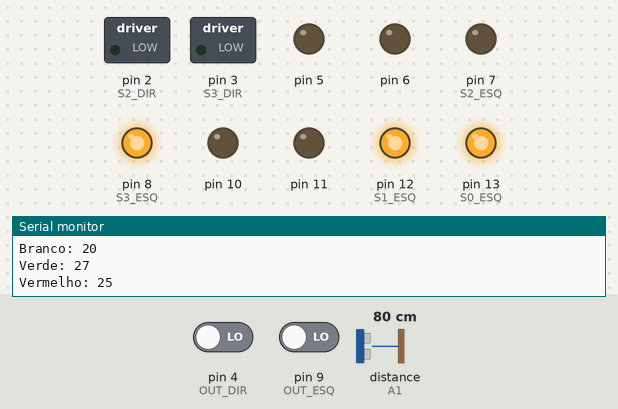
Bench run of a sketch on a simulated Arduino Uno, built with avr-gcc and run on an emulated ATmega328P. Parts: switched loads named in the sketch (green lamp = pin HIGH), output pins drawn as LEDs (lit = HIGH), the last lines printed to the serial monitor. The test bench sets the inputs (shaded band); at power-on: distance to the obstacle (sensor on A1) 80 cm, pin 4 (OUT_DIR) LOW, pin 9 (OUT_ESQ) LOW. The echo pulse lasts 58.3 µs per cm; random numbers use the default seed unless the sketch sets one; pins used as bus, display or sensor lines are not drawn.

Above: at 1.2 s.
1.3 s: distance to the obstacle (sensor on A1) set to 12 cm
At 3.4 s:
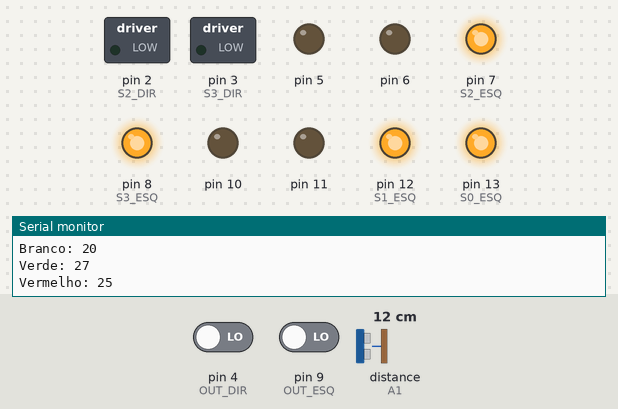
7.9 s: distance to the obstacle (sensor on A1) set to 9 cm
At 15.3 s:
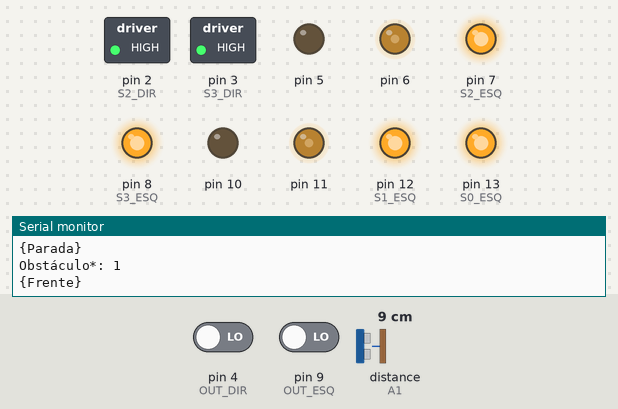
Timing chart, 0 to 18.2 s (numbered marks = the images above; inputs shaded):
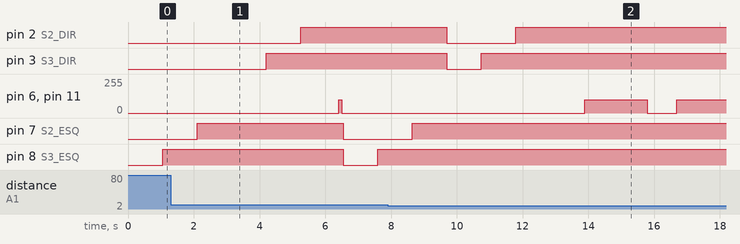

The sketch:

Robo_v3.ino
```cpp
// ULTRASSOM
#define US_TRIG A0
#define US_ECHO A1

// SENSOR DIREITO
#define S0_DIR 0
#define S1_DIR 1
#define S2_DIR 2
#define S3_DIR 3
#define OUT_DIR 4

// SENSOR ESQUERDO
#define S0_ESQ 13
#define S1_ESQ 12
#define S2_ESQ 7
#define S3_ESQ 8
#define OUT_ESQ 9

// PARÂMETROS MOTORES
#define RAND 100   //Valor randomico máximo
#define SPD 100 //potência para o motor

struct RGB
{
    int red;
    int green;
    int blue;
};

struct AmostraCor
{
    uint8_t red;
    uint8_t green;
    uint8_t blue;
    char nome;
};

const AmostraCor calibragemB[] =
{
  {19, 19, 15, 'B'},
  {19, 19, 17, 'B'},
  {19, 18, 10, 'B'},
  {18, 12, 16, 'B'},
  {23, 21, 19, 'B'},
  {24, 24, 22, 'B'},
  {21, 21, 18, 'B'},
  {21, 15, 18, 'B'},
  {20, 20, 11, 'B'},
  {23, 17, 20, 'B'},
  {18, 23, 20, 'B'},
  {24, 23, 15, 'B'},
  {17, 15, 14, 'B'},
  {17, 18, 16, 'B'},
  {23, 24, 20, 'B'},
  {31, 32, 28, 'B'},
  {35, 33, 30, 'B'},
  {28, 26, 24, 'B'},
  {26, 21, 22, 'B'},
  {17, 21, 18, 'B'},
  {22, 22, 17, 'B'},
  {20, 14, 18, 'B'},
  {19, 20, 18, 'B'},
  {21, 21, 19, 'B'},
  {25, 24, 21, 'B'},
  {23, 24, 20, 'B'},
  {18, 17, 15, 'B'},
  {16, 17, 15, 'B'},
  {27, 28, 25, 'B'},
  {30, 31, 21, 'B'},
  {23, 22, 20, 'B'},
  {17, 20, 16, 'B'},
  {23, 26, 20, 'B'},
  {23, 27, 23, 'B'},
  {21, 28, 25, 'B'},
  {28, 30, 25, 'B'},
  {28, 20, 15, 'B'},
  {15, 14, 14, 'B'},
  {21, 23, 20, 'B'},
  {15, 22, 19, 'B'},
  {25, 26, 22, 'B'},
  {19, 23, 21, 'B'},
  {21, 25, 19, 'B'},
  {27, 22, 21, 'B'},
  {19, 27, 22, 'B'},
  {28, 22, 24, 'B'},
  {26, 26, 17, 'B'},
  {27, 27, 23, 'B'},
  {27, 24, 24, 'B'}
};

const AmostraCor calibragemW[] =
{
  {7, 6, 7, 'W'},
  {1, 2, 3, 'W'},
  {4, 4, 4, 'W'},
  {8, 7, 6, 'W'},
  {6, 7, 6, 'W'},
  {11, 9, 8, 'W'},
  {8, 9, 7, 'W'},
  {3, 3, 3, 'W'},
  {8, 0, 7, 'W'},
  {7, 7, 11, 'W'},
  {3, 8, 7, 'W'},
  {8, 8, 7, 'W'},
  {9, 4, 8, 'W'},
  {1, 1, 1, 'W'},
  {3, 6, 5, 'W'},
  {5, 5, 5, 'W'},
  {6, 2, 6, 'W'},
  {0, 6, 6, 'W'},
  {6, 6, 3, 'W'},
  {9, 11, 9, 'W'}
};

const AmostraCor calibragemG[] =
{
  {20, 8, 15, 'G'},
  {23, 7, 15, 'G'},
  {16, 12, 12, 'G'},
  {22, 14, 14, 'G'},
  {20, 13, 14, 'G'},
  {12, 13, 12, 'G'},
  {13, 11, 11, 'G'},
  {24, 14, 15, 'G'},
  {26, 15, 16, 'G'},
  {18, 12, 12, 'G'},
  {24, 16, 16, 'G'},
  {17, 14, 13, 'G'},
  {16, 14, 15, 'G'},
  {23, 8, 15, 'G'},
  {22, 15, 9, 'G'},
  {25, 12, 16, 'G'},
  {22, 14, 16, 'G'},
  {23, 12, 12, 'G'},
  {20, 15, 16, 'G'},
  {20, 14, 12, 'G'},
  {18, 14, 16, 'G'},
  {26, 12, 13, 'G'},
  {16, 13, 10, 'G'},
  {14, 15, 14, 'G'},
  {21, 12, 12, 'G'},
  {12, 13, 12, 'G'},
  {14, 14, 12, 'G'}
};

const AmostraCor calibragemR[] =
{
  {10, 23, 19, 'R'},
  {10, 25, 20, 'R'},
  {4, 24, 20, 'R'},
  {10, 21, 17, 'R'},
  {9, 16, 13, 'R'},
  {10, 19, 16, 'R'},
  {9, 17, 15, 'R'},
  {10, 12, 14, 'R'},
  {9, 15, 17, 'R'},
  {9, 21, 14, 'R'},
  {9, 20, 12, 'R'},
  {10, 19, 19, 'R'},
  {10, 24, 14, 'R'},
  {11, 26, 14, 'R'},
  {10, 21, 19, 'R'},
  {10, 23, 16, 'R'},
  {7, 20, 16, 'R'},
  {10, 17, 17, 'R'},
  {9, 20, 10, 'R'},
  {4, 20, 17, 'R'},
  {9, 18, 11, 'R'},
  {9, 13, 11, 'R'},
  {10, 19, 14, 'R'},
  {9, 15, 7, 'R'},
  {10, 17, 19, 'R'}
};

const int NUM_PRETO = sizeof(calibragemB) / sizeof(calibragemB[0]);
const int NUM_BRANCO = sizeof(calibragemW) / sizeof(calibragemW[0]);
const int NUM_VERMELHO = sizeof(calibragemR) / sizeof(calibragemR[0]);
const int NUM_VERDE = sizeof(calibragemG) / sizeof(calibragemG[0]);

class DCMotor
{
  uint8_t pin1, pin2;
  public:
    void Pinout(uint8_t in1, uint8_t in2)
    {
        pin1 = in1;
        pin2 = in2;
        pinMode(pin1, OUTPUT);
        pinMode(pin2, OUTPUT);
    }

    void Frente()
    {
        analogWrite(pin1, SPD);
        digitalWrite(pin2, LOW);
    }
    void Tras()
    {
        digitalWrite(pin1, LOW);
        analogWrite(pin2, SPD);
    }
    void Parada()
    {
        digitalWrite(pin1, LOW);
        digitalWrite(pin2, LOW);
    }
};

DCMotor Motor1;
DCMotor Motor2;

RGB lerRGB(int s2, int s3, int out)
{
    RGB cor;

    digitalWrite(s2, LOW);
    digitalWrite(s3, LOW);
    delay(50);
    cor.red = pulseIn(out, LOW);

    digitalWrite(s2, LOW);
    digitalWrite(s3, HIGH);
    delay(50);
    cor.blue = pulseIn(out, LOW);

    digitalWrite(s2, HIGH);
    digitalWrite(s3, HIGH);
    delay(50);
    cor.green = pulseIn(out, LOW);

    return cor;
}

bool corAproximada(const RGB &a, const AmostraCor &b)
{
    int tolerancia = 1;
    return abs(a.red - b.red) <= tolerancia &&
           abs(a.green - b.green) <= tolerancia &&
           abs(a.blue - b.blue) <= tolerancia;
}

char buscarAmostraExistente(const RGB &cor)
{
    for (int i = 0; i < NUM_PRETO; i++)
        if (corAproximada(cor, calibragemB[i]))
            return calibragemB[i].nome;

    for (int i = 0; i < NUM_BRANCO; i++)
        if (corAproximada(cor, calibragemW[i]))
            return calibragemW[i].nome;

    for (int i = 0; i < NUM_VERDE; i++)
        if (corAproximada(cor, calibragemG[i]))
            return calibragemG[i].nome;

    for (int i = 0; i < NUM_VERMELHO; i++)
        if (corAproximada(cor, calibragemR[i]))
            return calibragemR[i].nome;

    return 'D'; // D= Desconhecido
}

char identificarCorAvancado(const RGB &cor)
{
    if(cor.red<11 && cor.green<11 && cor.blue<11)
        return 'W';
    if(cor.red>=17 && cor.green>=17 && cor.blue>=17)
        return 'B';

    int menorDistancia = 1000000;
    char corMaisProxima = 'D';

    auto verificarDistancia = [&](const AmostraCor *amostras, int tamanho)
    {
        for (int i = 0; i < tamanho; i++)
        {
            int dr = cor.red - amostras[i].red;
            int dg = cor.green - amostras[i].green;
            int db = cor.blue - amostras[i].blue;

            int distancia = dr * dr + dg * dg + db * db;

            if (distancia < menorDistancia)
            {
                menorDistancia = distancia;
                corMaisProxima = amostras[i].nome;
            }
        }
    };

    verificarDistancia(calibragemB, NUM_PRETO);
    verificarDistancia(calibragemW, NUM_BRANCO);
    verificarDistancia(calibragemG, NUM_VERDE);
    verificarDistancia(calibragemR, NUM_VERMELHO);

    return corMaisProxima;
}

uint8_t classificarCor(char cor)
{
    switch (cor)
    {
        case 'W': return 2;
        case 'R': return 3;
        case 'G': return 4;
        case 'B': return 5;
        default:  return 0;
    }
}

void imprimirCor(bool l, const RGB &cor, char nomeCor)
{
    if(l) Serial.print("[Direito] R:");
    else Serial.print("[Esquerdo] R:");

    Serial.print(cor.red);
    Serial.print(" G:");
    Serial.print(cor.green);
    Serial.print(" B:");
    Serial.print(cor.blue);
    Serial.print(" → ");
    switch (nomeCor)
    {
        case 'W': Serial.println("Branco"); break;
        case 'R': Serial.println("Vermelho"); break;
        case 'G': Serial.println("Verde"); break;
        case 'B': Serial.println("Preto"); break;
        default:  Serial.println("Desconhecida"); break;
    }
}

bool deteccao()
{
    float tempo=0;
    float distancia=0;
    uint8_t distanciaMinima=10;

    // Gera um pulso ultrassônico
    digitalWrite(US_TRIG, LOW);
    delayMicroseconds(2);
    digitalWrite(US_TRIG, HIGH);
    delayMicroseconds(10);
    digitalWrite(US_TRIG, LOW);

    // Calcula o tempo de retorno do pulso
    tempo = pulseIn(US_ECHO, HIGH);

    // Calcula a distância em centímetros
    // 0,034 = velocidade_do_som (cm) * 10^(-6) / segundo
    distancia = tempo * 0.034029 / 2;
    Serial.print("Distancia: ");
    Serial.print(distancia);
    Serial.println(" cm");

    if(distancia<distanciaMinima)
    {
        Serial.print("Obstáculo detectado a menos de ");
        Serial.print(distanciaMinima);
        Serial.println("cm!");
        obstaculo();
        return true;
    }
    Serial.println("Obstáculo não detectado!");
    return false;
}

void obstaculo()
{
    //Comando para desviar de objeto
    Serial.println("{Desvio!}");

    Direcao(0, 0,  1, 0, true); //Ré por 1 * 100ms
    Direcao(9, 0, 10, 0, true); //Direito por 10 * 100ms
    Direcao(2, 2, 20, 0, true); //Frente por 20 * 100ms
    Direcao(5, 5,  1, 0, true); //Para por 1 * 100ms
    Direcao(0, 9, 10, 0, true); //Esquerdo por 10 * 100ms
    Direcao(2, 2, 40, 0, true); //Frente por 40 * 100ms
    Direcao(5, 5,  1, 0, true); //Para por 1 * 100ms
    Direcao(0, 9, 10, 0, true); //Esquerdo por 10 * 100ms
    Direcao(2, 2, 20, 0, true); //Frente por 20 * 100ms
    Direcao(9, 0, 10, 0, true); //Direito por 10 * 100ms

}

void Direcao(uint8_t E, uint8_t D, uint8_t M, uint8_t R, bool O)
{
    //M = Multiplicador
    //R = Randomico
    Serial.print("Obstáculo*: ");
    Serial.println(O);

    //2=Branco
    //3=Vermelho
    //4=Verde
    //5=Preto
    //0=Ré

    //Ignora verde e vermelho por enquanto
    if(E==2) E=2;
    else E=5;
    if(D==2) D=2;
    else D=5;

    if (E == 5 && D == 5)
    {
        //PARA
        Serial.println("{Parada}");
        Motor1.Parada();
        Motor2.Parada();
        if(O) delay(M*100-100);
    }
    else if (E == 0 && D == 0)
    {
        //RÉ
        Serial.println("{Ré}");
        Motor1.Tras();
        Motor2.Tras();
        delay(100*M);
    }
    else if ((E == 2 && D == 2) || (E == 2 && D == 3) || (E == 3 && D == 2))
    {
        //FRETE
        Serial.println("{Frente}");
        Motor1.Frente();
        Motor2.Frente();
        if(O) delay(M*100-100);
    }
    else if (E > 3 && D < 4)
    {
        //DIREITO
        Serial.println("{Direito}");
        Direcao(0, 0, 1, 0, false); //Ré por 1 * 100ms

        Motor1.Frente();
        Motor2.Tras();
        if (O) delay(R);
        else delay(100*O);
    }
    else if (E < 4 && D > 3)
    {
        //ESQUERDO
        Serial.println("{Esquerdo}");
        Direcao(0, 0, 1, 0, false); //Ré por 1 * 100ms

        Motor1.Tras();
        Motor2.Frente();
        if (O) delay(R);
        else delay(100*O);

    }
    else if (E == 3 && D == 3)
    {
        //PARA POR 10 SEGUNDOS
        Motor1.Parada();
        Motor2.Parada();
        delay(10000);
    }
    else if (E == 4 && D == 4)
    {
        //RÉ POR 2 SEGUNDOS
        Motor1.Tras();
        Motor2.Tras();
        delay(2000);
        Motor1.Parada();
        Motor2.Parada();
    }

    else if (E == 4 && D == 5)
    {
        Motor1.Tras();
        Motor2.Tras();
        delay(2000);
        Motor1.Tras();
        Motor2.Frente();
        delay(2000);
    }
    else if (E == 5 && D == 4)
    {
        Motor1.Tras();
        Motor2.Tras();
        delay(200);
        Motor1.Tras();
        Motor2.Frente();
        delay(2000);
    }
    else
    {
        Serial.println("Sla como caiu aqui!!!");
    }
}

void setup()
{
    pinMode(US_ECHO, INPUT);
    pinMode(US_TRIG, OUTPUT);

    pinMode(S0_ESQ, OUTPUT);
    pinMode(S1_ESQ, OUTPUT);
    pinMode(S2_ESQ, OUTPUT);
    pinMode(S3_ESQ, OUTPUT);
    pinMode(OUT_ESQ, INPUT);

    pinMode(S0_DIR, OUTPUT);
    pinMode(S1_DIR, OUTPUT);
    pinMode(S2_DIR, OUTPUT);
    pinMode(S3_DIR, OUTPUT);
    pinMode(OUT_DIR, INPUT);

    digitalWrite(S0_ESQ, HIGH);
    digitalWrite(S1_ESQ, HIGH);
    digitalWrite(S0_DIR, HIGH);
    digitalWrite(S1_DIR, HIGH);

    Motor1.Pinout(6, 5);
    Motor2.Pinout(11, 10);

    Serial.begin(9600);
}

void loop()
{
    //bool D=false; //Detecção

    Serial.println("Total de amostras: ");
    Serial.print("Preto: ");
    Serial.println(NUM_PRETO);
    Serial.print("Branco: ");
    Serial.println(NUM_BRANCO);
    Serial.print("Verde: ");
    Serial.println(NUM_VERDE);
    Serial.print("Vermelho: ");
    Serial.println(NUM_VERMELHO);

    RGB sensorEsquerdo = lerRGB(S2_ESQ, S3_ESQ, OUT_ESQ);
    RGB sensorDireito  = lerRGB(S2_DIR, S3_DIR, OUT_DIR);

    char corNomeEsq='D';
    char corNomeDir='D';

    if(buscarAmostraExistente(sensorEsquerdo)=='D')
        corNomeEsq = identificarCorAvancado(sensorEsquerdo);
    else
        corNomeEsq = buscarAmostraExistente(sensorEsquerdo);

    if(buscarAmostraExistente(sensorDireito)=='D')
        corNomeDir = identificarCorAvancado(sensorDireito);
    else
        corNomeDir = buscarAmostraExistente(sensorDireito);

    imprimirCor(true, sensorEsquerdo, corNomeEsq);
    imprimirCor(false, sensorDireito, corNomeDir);

    uint8_t corEsq = classificarCor(corNomeEsq);
    uint8_t corDir = classificarCor(corNomeDir);

    //D=deteccao();

    Serial.print("Obstáculo: ");
    //Serial.println(D);
    Serial.println(deteccao());

    //Direcao(uint8_t E, uint8_t D, uint8_t M, uint8_t R, bool O)
    //Direcao(corEsq, corDir, 1, random(RAND), D);
    Direcao(corEsq, corDir, 1, random(RAND), false);
    delay(100);

    Motor1.Parada();
    Motor2.Parada();
    delay(2);
    Serial.println("===============================");
    //delay(1000);
}
```

Measured:
- the behaviour switches between 11 and 10 cm on distance to the obstacle (sensor on A1) (found by bisection; images 1 and 2)
